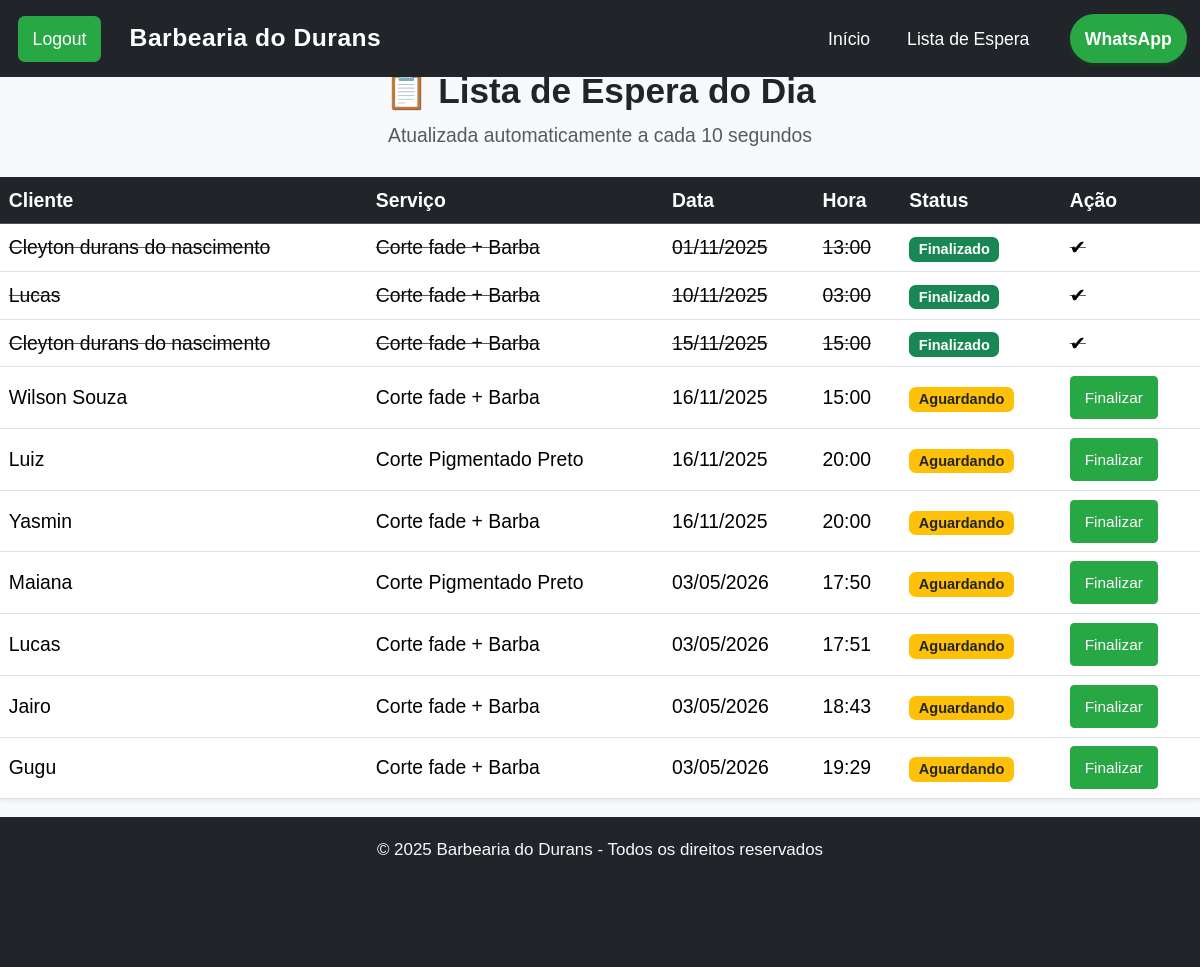
The page /lista/ (signed in) on the database as committed earlier.
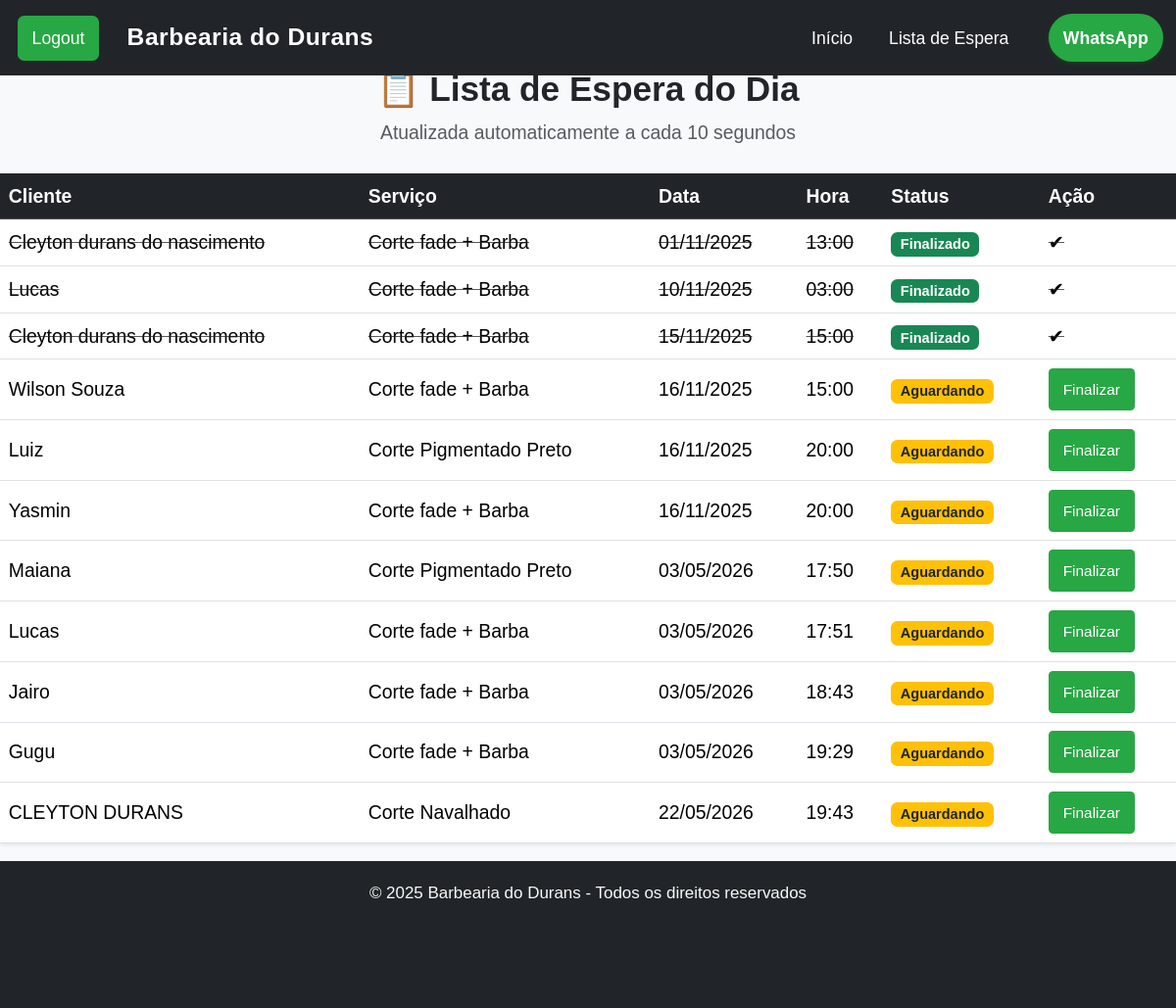
The same page on the database as committed later.
### agenda/models.py (models this page shows, shortened)
class Espera(models.Model):
    STATUS = [
        ('Aguardando', 'Aguardando'),
        ('Finalizado', 'Finalizado'),
    ]
    nome = models.CharField(max_length=100)
    servico = models.ForeignKey(Servico, on_delete=models.CASCADE)
    data = models.DateField(auto_now_add=True)
    hora = models.TimeField(auto_now=True)
    status = models.CharField(max_length=20, choices=STATUS, default='Aguardando')

class Servico(models.Model):
    nome = models.CharField(max_length=100)
    descricao = models.TextField(blank=True)
    preco = models.DecimalField(max_digits=10, decimal_places=2)

### agenda/views.py (the view)
# urls.py: path('lista/', views.lista, name='lista'),
@login_required
def lista(request):
    esperas = Espera.objects.order_by('data', 'hora')
    return render(request, 'lista.html', {'esperas': esperas})

### agenda/templates/lista.html (shortened to what this page needs)
{% extends 'base.html' %}
{% load static %}
{% load widget_tweaks %}
{% block content %}
<div class="text-center mb-4">
  <h2 class="fw-bold">📋 Lista de Espera do Dia</h2>
  <p class="text-muted">Atualizada automaticamente a cada 10 segundos</p>
</div>
<div class="table-responsive">
  <table class="table table-hover align-middle bg-white shadow-sm">
    <thead class="table-dark">
      <tr>
        <th>Cliente</th>
        <th>Serviço</th>
        <th>Data</th>
        <th>Hora</th>
        <th>Status</th>
        <th>Ação</th>
      </tr>
    </thead>
    <tbody>
      {% for e in esperas %}
      <tr class="{% if e.status == 'Finalizado' %}text-decoration-line-through text-muted{% endif %}">
        <td>{{ e.nome }}</td>
        <td>{{ e.servico.nome }}</td>
        <td>{{ e.data|date:"d/m/Y" }}</td>
        <td>{{ e.hora }}</td>
        <td>
          {% if e.status == 'Aguardando' %}
          <span class="badge bg-warning text-dark">{{ e.status }}</span>
          {% else %}
          <span class="badge bg-success">{{ e.status }}</span>
          {% endif %}
        </td>
        <td>
          {% if request.user.is_superuser %}
            {% if e.status != 'Finalizado' %}
              <a href="{% url 'finalizar' e.id %}" class="btn btn-sm btn-outline-success">Finalizar</a>
            {% else %}
              ✔
            {% endif %}
          {% else %}
            {% if e.status == 'Finalizado' %}
              ✔
            {% endif %}
          {% endif %}
        </td>
      </tr>
      {% empty %}
      <tr>
        <td colspan="6" class="text-center text-muted">Nenhum cliente na lista.</td>
      </tr>
      {% endfor %}
    </tbody>
  </table>
</div>
{% endblock %}

Rows that differ between the two databases and show on the page:
added Espera: nome "CLEYTON DURANS", servico.nome "Corte Navalhado", data "22/05/2026", hora "19:43", status "Aguardando", shows "Finalizar"
